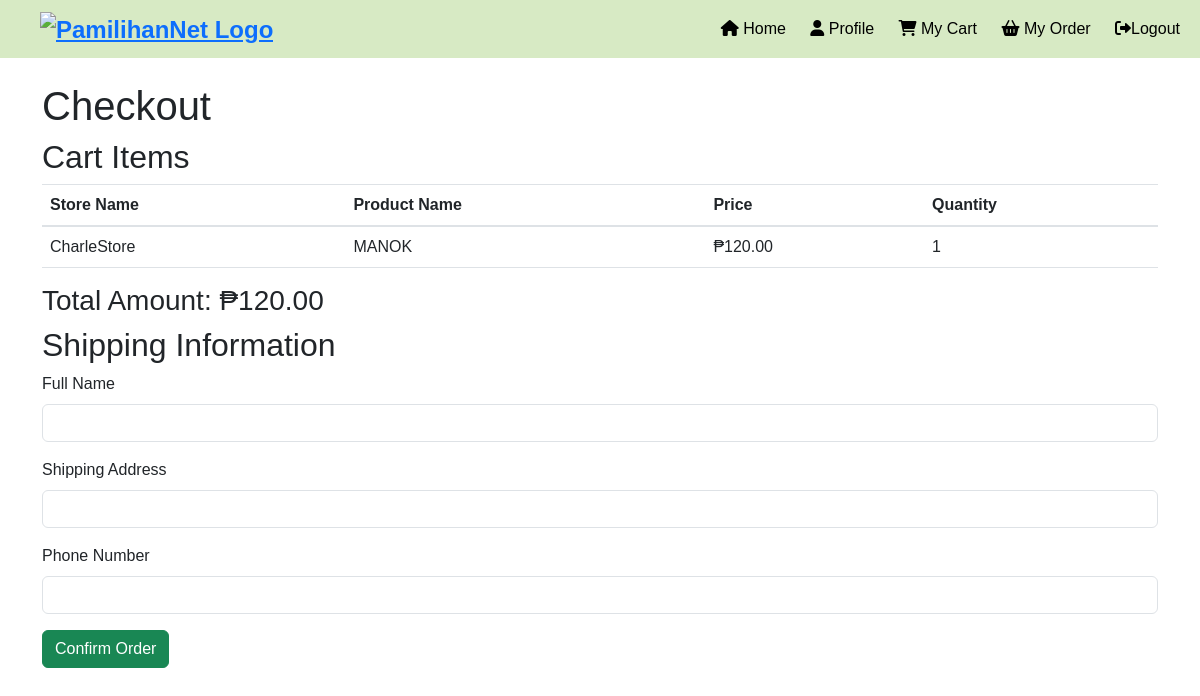
The page /user/checkout.php (signed in) on the database as committed earlier.
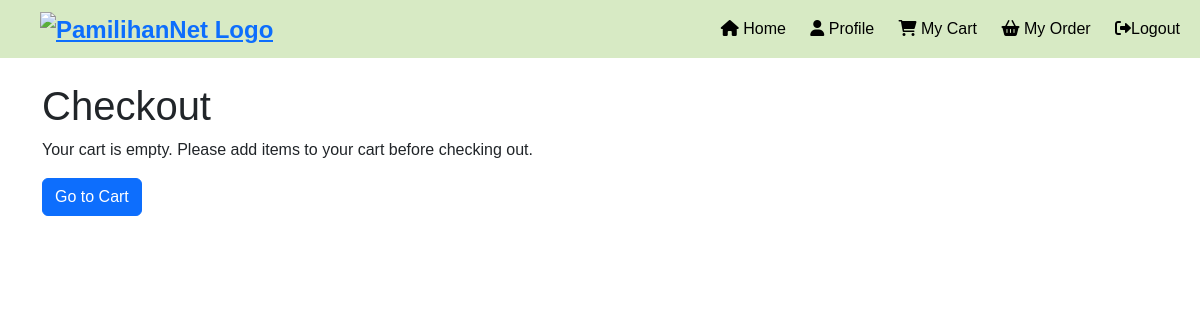
The same page on the database as committed later.
### tables this page shows
CREATE TABLE `cart` (
  `id` int(11) NOT NULL,
  `product_id` int(11) DEFAULT NULL,
  `user_id` int(11) DEFAULT NULL,
  `quantity` int(11) NOT NULL
);

CREATE TABLE `seller` (
  `id` int(11) NOT NULL,
  `first_name` varchar(100) NOT NULL,
  `middle_name` varchar(100) DEFAULT NULL,
  `last_name` varchar(100) NOT NULL,
  `phone_number` varchar(15) NOT NULL,
  `email` varchar(100) NOT NULL,
  `store_name` varchar(100) NOT NULL,
  `business_permit_number` varchar(50) NOT NULL,
  `password` varchar(255) NOT NULL,
  `verification_code` int(11) DEFAULT NULL,
  `registration_date` timestamp NOT NULL DEFAULT current_timestamp(),
  `profile_picture` varchar(255) DEFAULT NULL
);

CREATE TABLE `products` (
  `id` int(11) NOT NULL,
  `seller_id` int(11) NOT NULL,
  `category_id` int(11) NOT NULL,
  `product_name` varchar(100) NOT NULL,
  `unit_price` varchar(50) DEFAULT NULL,
  `price` decimal(10,2) NOT NULL,
  `description` text DEFAULT NULL,
  `image` varchar(255) DEFAULT NULL,
  `image_path` varchar(255) DEFAULT NULL
);

### user/checkout.php (the view, shortened to what this page needs)
<?php
require 'config.php';
$user_id = $_SESSION['user_id'];
$query = "SELECT s.store_name, p.product_name, p.price, c.quantity, p.id AS product_id
          FROM cart c
          JOIN products p ON c.product_id = p.id
          JOIN seller s ON p.seller_id = s.id  -- Join seller table to get store name
          WHERE c.user_id = :user_id";
$stmt = $conn->prepare($query);
$stmt->bindParam(':user_id', $user_id, PDO::PARAM_INT);
$stmt->execute();
$cart_items = $stmt->fetchAll(PDO::FETCH_ASSOC);
$total_amount = 0;
foreach ($cart_items as $item) {
    $total_amount += $item['price'] * $item['quantity'];
}
?>
<!DOCTYPE html>
<html lang="en">
<head>
    <link rel="stylesheet" href="https://stackpath.bootstrapcdn.com/bootstrap/4.5.2/css/bootstrap.min.css">
    <link href="https://cdn.jsdelivr.net/npm/bootstrap@5.3.0-alpha1/dist/css/bootstrap.min.css" rel="stylesheet">
    <link rel="stylesheet" href="https://cdnjs.cloudflare.com/ajax/libs/font-awesome/6.0.0-beta3/css/all.min.css">
</head>
<body>
<?php include 'sidebar.php' ?>
<div class="container mt-4">
    <h1>Checkout</h1>
    <?php if (empty($cart_items)): ?>
        <p>Your cart is empty. Please add items to your cart before checking out.</p>
        <a href="user_dashboard.php" class="btn btn-primary">Go to Cart</a>
    <?php else: ?>
        <h2>Cart Items</h2>
        <table class="table">
            <thead>
                <tr>
                    <th>Store Name</th>
                    <th>Product Name</th>
                    <th>Price</th>
                    <th>Quantity</th>
                </tr>
            </thead>
            <tbody>
                <?php foreach ($cart_items as $item): ?>
                    <tr>
                        <td><?php echo htmlspecialchars($item['store_name']); ?></td>
                        <td><?php echo htmlspecialchars($item['product_name']); ?></td>
                        <td>₱<?php echo number_format($item['price'], 2); ?></td>
                        <td><?php echo htmlspecialchars($item['quantity']); ?></td>
                    </tr>
                <?php endforeach; ?>
            </tbody>
        </table>
        <h3>Total Amount: ₱<?php echo number_format($total_amount, 2); ?></h3>
        <h2>Shipping Information</h2>
        <form action="place_order.php" method="POST">
            <div class="form-group">
                <label for="full_name">Full Name</label>
                <input type="text" class="form-control" id="full_name" name="full_name" required>
            </div>
            <div class="form-group">
                <label for="address">Shipping Address</label>
                <input type="text" class="form-control" id="address" name="address" required>
            </div>
            <div class="form-group">
                <label for="phone">Phone Number</label>
                <input type="text" class="form-control" id="phone" name="phone" required>
            </div>
            <button type="submit" class="btn btn-success">Confirm Order</button>
        </form>
    <?php endif; ?>
</div>
</body>
</html>

Rows that differ between the two databases and show on the page:
removed cart: seller.store_name "CharleStore", product.product_name "MANOK", product.price "120.00", quantity "1"
Other text that changed with them:
$total_amount: "120.00" → (not shown)
text no longer shown: "Cart Items Store Name Product Name Price Quantity Total Amount: ₱ Shipping Information Full Name Shipping Address Phone Number Confirm Order"
text now shown: "Your cart is empty. Please add items to your cart before checking out. Go to Cart"
